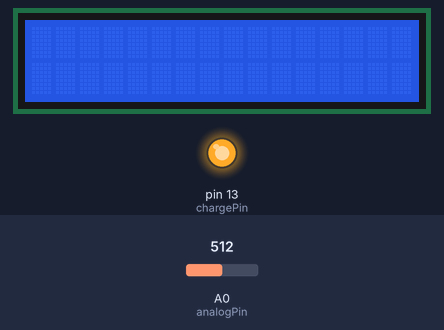
Bench run of a sketch on a simulated Arduino Uno, built with avr-gcc and run on an emulated ATmega328P. Shown: 16×2 character LCD, output pins drawn as LEDs (lit = HIGH). The inputs (shaded band) are chosen by the test bench; at power-on: A0 (analogPin) = 512. What the sketch prints to the serial monitor is not drawn.

Above: at 1.2 s.
1.3 s: A0 (analogPin) set to 635
2.8 s: A0 (analogPin) set to 656
At 4.0 s:
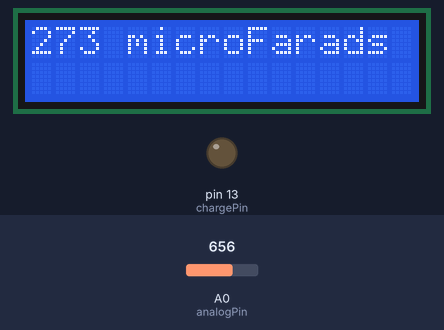
4.3 s: A0 (analogPin) set to 0
At 5.5 s:
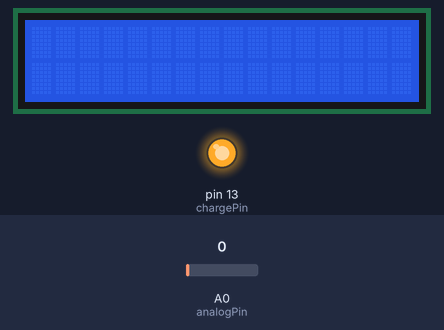
Timing chart, 0 to 7.3 s (numbered marks = the images above; inputs shaded):
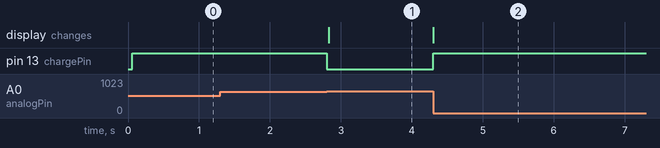

The sketch:

Capacitance_Meter.ino
```cpp
#include <LiquidCrystal.h>

/*  RCTiming_capacitance_meter
 *   Paul Badger 2008
 *  Modified by Christian Terjesen in May 2013
 */

#define analogPin      0          // analog pin for measuring capacitor voltage
#define chargePin      13         // pin to charge the capacitor - connected to one end of the charging resistor
#define dischargePin   2         // pin to discharge the capacitor
#define resistorValue  10000.0F   // change this to whatever resistor value you are using
                                  // F formatter tells compliler it's a floating point value

unsigned long startTime;
unsigned long elapsedTime;
float microFarads;                // floating point variable to preserve precision, make calculations
float nanoFarads;


LiquidCrystal lcd(12, 11, 10, 9, 8, 7);


void setup(){

  lcd.begin(16, 2);
  pinMode(chargePin, OUTPUT);     // set chargePin to output
  digitalWrite(chargePin, LOW);


  Serial.begin(9600);             // initialize serial transmission for debugging
}

void loop(){
  digitalWrite(chargePin, HIGH);  // set chargePin HIGH and capacitor charging
  startTime = millis();


  while(analogRead(analogPin) < 648){       // 647 is 63.2% of 1023, which corresponds to full-scale voltage
  }

  elapsedTime= millis() - startTime;
 // convert milliseconds to seconds ( 10^-3 ) and Farads to microFarads ( 10^6 ),  net 10^3 (1000)
  microFarads = ((float)elapsedTime / resistorValue) * 1000;
  Serial.print(elapsedTime);       // print the value to serial port
  Serial.print(" mS    ");         // print units and carriage return


  if (microFarads > 1){
    Serial.print((long)microFarads);       // print the value to serial port
    Serial.println(" microFarads");         // print units and carriage return
    lcd.print((long)microFarads);
    lcd.print(" microFarads");
  }
  else
  {
    // if value is smaller than one microFarad, convert to nanoFarads (10^-9 Farad).
    // This is  a workaround because Serial.print will not print floats

    nanoFarads = microFarads * 1000.0;      // multiply by 1000 to convert to nanoFarads (10^-9 Farads)
    Serial.print((long)nanoFarads);         // print the value to serial port
    Serial.println(" nanoFarads");          // print units and carriage return
    lcd.print((long)nanoFarads);
    lcd.print(" nanoFarads");
  }

  {
  // when characters arrive over the serial port...
  if (Serial.available()) {
    // wait a bit for the entire message to arrive
      delay(100);
    // clear the screen
    lcd.clear();
    // read all the available characters
    while (Serial.available() > 0) {
      // display each character to the LCD
      lcd.write(Serial.read());
    }
  }
  }


        /* dicharge the capacitor  */
  digitalWrite(chargePin, LOW);             // set charge pin to  LOW
  pinMode(dischargePin, OUTPUT);            // set discharge pin to output
  digitalWrite(dischargePin, LOW);          // set discharge pin LOW
  while(analogRead(analogPin) > 0){         // wait until capacitor is completely discharged


  pinMode(dischargePin, INPUT);            // set discharge pin back to input

  }
lcd.clear();


}
```

WaveTable.cpp
```cpp
/*
  WaveTable.cpp - Library for WaveTable lookup.
  Created by Christian Terjesen, April 28, 2018.
  For Adventure Audio LLC use only.
*/

#include "Arduino.h"
#include "WaveTable.h"

WaveTable::WaveTable()
{
}
```

Source omitted: WaveTable.h (23401 bytes)

Measured:
- the behaviour switches between 647 and 648 on A0 (analogPin) (found by bisection; images 0 and 1)
- after the input at 1.3 s, every drawn part: stays the same
- after the input at 2.8 s, pin 13 (chargePin): HIGH → LOW at once; the display: changes at once (image 1)
- after the input at 4.3 s, pin 13 (chargePin): LOW → HIGH at once; the display: changes at once (image 2)
